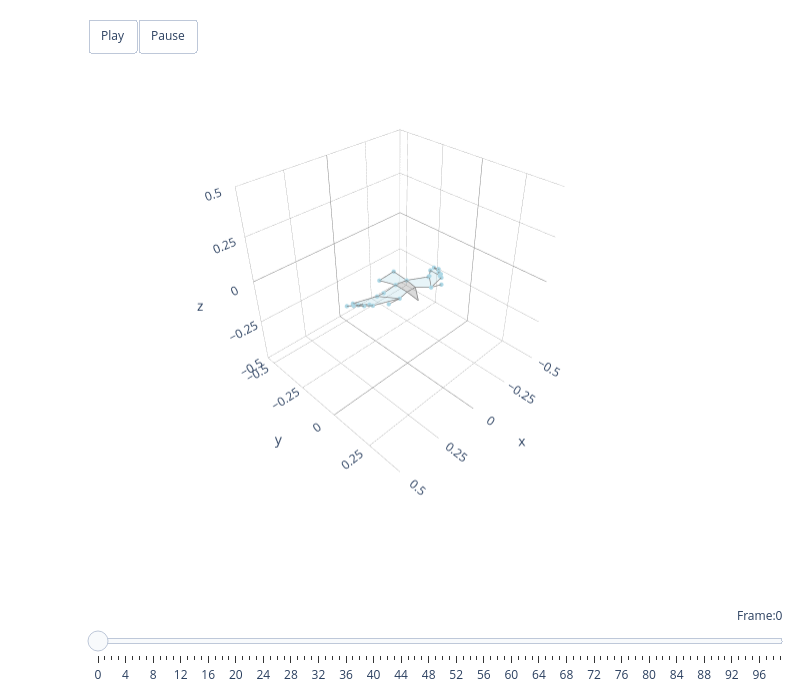

Notebook code for this chart:
### Code cell
animate_plotly(kestrel3d, motion_data[0:100])

### Figure 1 — Plotly figure (JSON) as saved in the notebook; plotly's stock layout.template omitted (floating-point values rounded to 4 significant figures)
{"data": [{"color": "grey", "hoverinfo": "none", "opacity": 0.3, "type": "mesh3d", "x": [0.0251, 0.005153, -0.03094], "y": [0.01586, 0.07145, 0.01692], "z": [-0.01085, -0.04264, -0.01163]}, {"hoverinfo": "none", "line": {"color": "grey", "width": 1.5}, "mode": "lines", "name": "", "type": "scatter3d", "x": [0.0251, 0.005153, -0.03094, 0.0251], "y": [0.01586, 0.07145, 0.01692, 0.01586], "z": [-0.01085, -0.04264, -0.01163, -0.01085]}, {"color": "grey", "hoverinfo": "none", "opacity": 0.3, "type": "mesh3d", "x": [0.0251, -0.03094, -0.03988, 0.01394], "y": [0.01586, 0.01692, -0.05061, -0.07323], "z": [-0.01085, -0.01163, -0.008017, -0.02023]}, {"hoverinfo": "none", "line": {"color": "grey", "width": 1.5}, "mode": "lines", "name": "", "type": "scatter3d", "x": [0.0251, -0.03094, -0.03988, 0.01394, 0.0251], "y": [0.01586, 0.01692, -0.05061, -0.07323, 0.01586], "z": [-0.01085, -0.01163, -0.008017, -0.02023, -0.01085]}, {"color": "lightblue", "hoverinfo": "none", "opacity": 0.3, "type": "mesh3d", "x": [0.01394, -0.03988, -0.07812, 0.01324], "y": [-0.07323, -0.05061, -0.1802, -0.1899], "z": [-0.02023, -0.008017, -0.03699, -0.05238]}, {"hoverinfo": "none", "line": {"color": "grey", "width": 1.5}, "mode": "lines", "name": "", "type": "scatter3d", "x": [0.01394, -0.03988, -0.07812, 0.01324, 0.01394], "y": [-0.07323, -0.05061, -0.1802, -0.1899, -0.07323], "z": [-0.02023, -0.008017, -0.03699, -0.05238, -0.02023]}, {"color": "lightblue", "hoverinfo": "none", "opacity": 0.3, "type": "mesh3d", "x": [0.0251, 0.0974, 0.1463, 0.1031, 0.01394, 0.0251, 0.0974], "y": [0.01586, 0.03881, -0.06243, -0.06246, -0.07323, 0.01586, 0.03881], "z": [-0.01085, 0.00144, -0.01416, -0.01731, -0.02023, -0.01085, 0.00144]}, {"hoverinfo": "none", "line": {"color": "grey", "width": 1.5}, "mode": "lines", "name": "", "type": "scatter3d", "x": [0.0251, 0.0974, 0.1463, 0.1031, 0.01394, 0.0251, 0.0974, 0.0251], "y": [0.01586, 0.03881, -0.06243, -0.06246, -0.07323, 0.01586, 0.03881, 0.01586], "z": [-0.01085, 0.00144, -0.01416, -0.01731, -0.02023, -0.01085, 0.00144, -0.01085]}, {"color": "lightblue", "hoverinfo": "none", "opacity": 0.3, "type": "mesh3d", "x": [-0.03094, -0.07259, -0.1574, -0.1436, -0.03988, -0.03094, -0.07259], "y": [0.01692, 0.08017, -0.008019, -0.001024, -0.05061, 0.01692, 0.08017], "z": [-0.01163, -0.0009968, -0.01955, -0.01406, -0.008017, -0.01163, -0.0009968]}, {"hoverinfo": "none", "line": {"color": "grey", "width": 1.5}, "mode": "lines", "name": "", "type": "scatter3d", "x": [-0.03094, -0.07259, -0.1574, -0.1436, -0.03988, -0.03094, -0.07259, -0.03094], "y": [0.01692, 0.08017, -0.008019, -0.001024, -0.05061, 0.01692, 0.08017, 0.01692], "z": [-0.01163, -0.0009968, -0.01955, -0.01406, -0.008017, -0.01163, -0.0009968, -0.01163]}, {"color": "lightblue", "hoverinfo": "none", "opacity": 0.3, "type": "mesh3d", "x": [-0.07259, -0.1885, -0.2138, -0.2441, -0.247, -0.2235, -0.1953, -0.219, -0.1574], "y": [0.08017, 0.04406, 0.01842, -0.02322, -0.05719, -0.004882, 0.02762, -0.05685, -0.008019], "z": [-0.0009968, -0.0186, -0.02218, -0.02609, -0.03437, -0.0248, -0.0191, -0.03787, -0.01955]}, {"hoverinfo": "none", "line": {"color": "grey", "width": 1.5}, "mode": "lines", "name": "", "type": "scatter3d", "x": [-0.07259, -0.1885, -0.2138, -0.2441, -0.247, -0.2235, -0.1953, -0.219, -0.1574, -0.07259], "y": [0.08017, 0.04406, 0.01842, -0.02322, -0.05719, -0.004882, 0.02762, -0.05685, -0.008019, 0.08017], "z": [-0.0009968, -0.0186, -0.02218, -0.02609, -0.03437, -0.0248, -0.0191, -0.03787, -0.01955, -0.0009968]}, {"color": "lightblue", "hoverinfo": "none", "opacity": 0.3, "type": "mesh3d", "x": [0.0974, 0.2176, 0.2466, 0.282, 0.2983, 0.2582, 0.2225, 0.2577, 0.1463], "y": [0.03881, -0.01397, -0.0411, -0.0728, -0.1013, -0.06821, -0.03128, -0.1071, -0.06243], "z": [0.00144, -0.003291, -0.004258, -0.00151, -0.009503, -0.008031, -0.004043, -0.02007, -0.01416]}, {"hoverinfo": "none", "line": {"color": "grey", "width": 1.5}, "mode": "lines", "name": "", "type": "scatter3d", "x": [0.0974, 0.2176, 0.2466, 0.282, 0.2983, 0.2582, 0.2225, 0.2577, 0.1463, 0.0974], "y": [0.03881, -0.01397, -0.0411, -0.0728, -0.1013, -0.06821, -0.03128, -0.1071, -0.06243, 0.03881], "z": [0.00144, -0.003291, -0.004258, -0.00151, -0.009503, -0.008031, -0.004043, -0.02007, -0.01416, 0.00144]}, {"color": "lightblue", "hoverinfo": "none", "opacity": 0.5, "type": "mesh3d", "x": [-0.07259, -0.1349], "y": [0.08017, 0.09084], "z": [-0.0009968, -0.01029]}, {"hoverinfo": "none", "line": {"color": "grey", "width": 1.5}, "mode": "lines", "name": "", "type": "scatter3d", "x": [-0.07259, -0.1349, -0.07259], "y": [0.08017, 0.09084, 0.08017], "z": [-0.0009968, -0.01029, -0.0009968]}, {"color": "lightblue", "hoverinfo": "none", "opacity": 0.5, "type": "mesh3d", "x": [0.0974, 0.1607], "y": [0.03881, 0.03177], "z": [0.00144, -0.0006357]}, {"hoverinfo": "none", "line": {"color": "grey", "width": 1.5}, "mode": "lines", "name": "", "type": "scatter3d", "x": [0.0974, 0.1607, 0.0974], "y": [0.03881, 0.03177, 0.03881], "z": [0.00144, -0.0006357, 0.00144]}, {"hoverinfo": "none", "marker": {"color": "lightblue", "opacity": 1, "size": 2.5}, "mode": "markers", "type": "scatter3d", "x": [-0.2441, 0.282, -0.2138, 0.2466, -0.1885, 0.2176, -0.247, 0.2983, -0.2235, 0.2582, -0.1953, 0.2225, -0.219, 0.2577, -0.1574, 0.1463, -0.1349, 0.1607, -0.07259, 0.0974, -0.1436, 0.1031, -0.03988, 0.01394, -0.07812, 0.01324], "y": [-0.02322, -0.0728, 0.01842, -0.0411, 0.04406, -0.01397, -0.05719, -0.1013, -0.004882, -0.06821, 0.02762, -0.03128, -0.05685, -0.1071, -0.008019, -0.06243, 0.09084, 0.03177, 0.08017, 0.03881, -0.001024, -0.06246, -0.05061, -0.07323, -0.1802, -0.1899], "z": [-0.02609, -0.00151, -0.02218, -0.004258, -0.0186, -0.003291, -0.03437, -0.009503, -0.0248, -0.008031, -0.0191, -0.004043, -0.03787, -0.02007, -0.01955, -0.01416, -0.01029, -0.0006357, -0.0009968, 0.00144, -0.01406, -0.01731, -0.008017, -0.02023, -0.03699, -0.05238]}], "layout": {"height": 700, "margin": {"b": 10, "l": 10, "r": 10, "t": 10}, "scene": {"aspectmode": "cube", "aspectratio": {"x": 1, "y": 1, "z": 1}, "camera": {"eye": {"x": 1.5, "y": 1.5, "z": 1.5}, "up": {"x": 0, "y": 0, "z": 1}}, "domain": {"x": [0, 1], "y": [0.1, 1]}, "xaxis": {"backgroundcolor": "white", "dtick": 0.25, "gridcolor": "grey", "gridwidth": 0.5, "range": [-0.5, 0.5], "showbackground": true, "zerolinecolor": "grey"}, "yaxis": {"backgroundcolor": "white", "dtick": 0.25, "gridcolor": "grey", "gridwidth": 0.5, "range": [-0.5564, 0.4436], "showbackground": true, "zerolinecolor": "grey"}, "zaxis": {"backgroundcolor": "white", "dtick": 0.25, "gridcolor": "grey", "gridwidth": 0.5, "range": [-0.5, 0.5], "showbackground": true, "zerolinecolor": "grey"}}, "showlegend": false, "sliders": [{"active": 0, "currentvalue": {"font": {"size": 12}, "prefix": "Frame:", "visible": true, "xanchor": "right"}, "len": 0.9, "pad": {"b": 10, "t": 50}, "steps": [{"args": [[0], {"frame": {"duration": 300, "redraw": true}, "mode": "immediate", "transition": {"duration": 300}}], "label": "0", "method": "animate"}, {"args": [[1], {"frame": {"duration": 300, "redraw": true}, "mode": "immediate", "transition": {"duration": 300}}], "label": "1", "method": "animate"}, {"args": [[2], {"frame": {"duration": 300, "redraw": true}, "mode": "immediate", "transition": {"duration": 300}}], "label": "2", "method": "animate"}, {"args": [[3], {"frame": {"duration": 300, "redraw": true}, "mode": "immediate", "transition": {"duration": 300}}], "label": "3", "method": "animate"}, {"args": [[4], {"frame": {"duration": 300, "redraw": true}, "mode": "immediate", "transition": {"duration": 300}}], "label": "4", "method": "animate"}, {"args": [[5], {"frame": {"duration": 300, "redraw": true}, "mode": "immediate", "transition": {"duration": 300}}], "label": "5", "method": "animate"}, {"args": [[6], {"frame": {"duration": 300, "redraw": true}, "mode": "immediate", "transition": {"duration": 300}}], "label": "6", "method": "animate"}, {"args": [[7], {"frame": {"duration": 300, "redraw": true}, "mode": "immediate", "transition": {"duration": 300}}], "label": "7", "method": "animate"}, {"args": [[8], {"frame": {"duration": 300, "redraw": true}, "mode": "immediate", "transition": {"duration": 300}}], "label": "8", "method": "animate"}, {"args": [[9], {"frame": {"duration": 300, "redraw": true}, "mode": "immediate", "transition": {"duration": 300}}], "label": "9", "method": "animate"}, {"args": [[10], {"frame": {"duration": 300, "redraw": true}, "mode": "immediate", "transition": {"duration": 300}}], "label": "10", "method": "animate"}, {"args": [[11], {"frame": {"duration": 300, "redraw": true}, "mode": "immediate", "transition": {"duration": 300}}], "label": "11", "method": "animate"}, {"args": [[12], {"frame": {"duration": 300, "redraw": true}, "mode": "immediate", "transition": {"duration": 300}}], "label": "12", "method": "animate"}, {"args": [[13], {"frame": {"duration": 300, "redraw": true}, "mode": "immediate", "transition": {"duration": 300}}], "label": "13", "method": "animate"}, {"args": [[14], {"frame": {"duration": 300, "redraw": true}, "mode": "immediate", "transition": {"duration": 300}}], "label": "14", "method": "animate"}, {"args": [[15], {"frame": {"duration": 300, "redraw": true}, "mode": "immediate", "transition": {"duration": 300}}], "label": "15", "method": "animate"}, {"args": [[16], {"frame": {"duration": 300, "redraw": true}, "mode": "immediate", "transition": {"duration": 300}}], "label": "16", "method": "animate"}, {"args": [[17], {"frame": {"duration": 300, "redraw": true}, "mode": "immediate", "transition": {"duration": 300}}], "label": "17", "method": "animate"}, {"args": [[18], {"frame": {"duration": 300, "redraw": true}, "mode": "immediate", "transition": {"duration": 300}}], "label": "18", "method": "animate"}, {"args": [[19], {"frame": {"duration": 300, "redraw": true}, "mode": "immediate", "transition": {"duration": 300}}], "label": "19", "method": "animate"}, {"args": [[20], {"frame": {"duration": 300, "redraw": true}, "mode": "immediate", "transition": {"duration": 300}}], "label": "20", "method": "animate"}, {"args": [[21], {"frame": {"duration": 300, "redraw": true}, "mode": "immediate", "transition": {"duration": 300}}], "label": "21", "method": "animate"}, {"args": [[22], {"frame": {"duration": 300, "redraw": true}, "mode": "immediate", "transition": {"duration": 300}}], "label": "22", "method": "animate"}, {"args": [[23], {"frame": {"duration": 300, "redraw": true}, "mode": "immediate", "transition": {"duration": 300}}], "label": "23", "method": "animate"}, {"args": [[24], {"frame": {"duration": 300, "redraw": true}, "mode": "immediate", "transition": {"duration": 300}}], "label": "24", "method": "animate"}, {"args": [[25], {"frame": {"duration": 300, "redraw": true}, "mode": "immediate", "transition": {"duration": 300}}], "label": "25", "method": "animate"}, {"args": [[26], {"frame": {"duration": 300, "redraw": true}, "mode": "immediate", "transition": {"duration": 300}}], "label": "26", "method": "animate"}, {"args": [[27], {"frame": {"duration": 300, "redraw": true}, "mode": "immediate", "transition": {"duration": 300}}], "label": "27", "method": "animate"}, {"args": [[28], {"frame": {"duration": 300, "redraw": true}, "mode": "immediate", "transition": {"duration": 300}}], "label": "28", "method": "animate"}, {"args": [[29], {"frame": {"duration": 300, "redraw": true}, "mode": "immediate", "transition": {"duration": 300}}], "label": "29", "method": "animate"}, {"args": [[30], {"frame": {"duration": 300, "redraw": true}, "mode": "immediate", "transition": {"duration": 300}}], "label": "30", "method": "animate"}, {"args": [[31], {"frame": {"duration": 300, "redraw": true}, "mode": "immediate", "transition": {"duration": 300}}], "label": "31", "method": "animate"}, {"args": [[32], {"frame": {"duration": 300, "redraw": true}, "mode": "immediate", "transition": {"duration": 300}}], "label": "32", "method": "animate"}, {"args": [[33], {"frame": {"duration": 300, "redraw": true}, "mode": "immediate", "transition": {"duration": 300}}], "label": "33", "method": "animate"}, {"args": [[34], {"frame": {"duration": 300, "redraw": true}, "mode": "immediate", "transition": {"duration": 300}}], "label": "34", "method": "animate"}, {"args": [[35], {"frame": {"duration": 300, "redraw": true}, "mode": "immediate", "transition": {"duration": 300}}], "label": "35", "method": "animate"}, {"args": [[36], {"frame": {"duration": 300, "redraw": true}, "mode": "immediate", "transition": {"duration": 300}}], "label": "36", "method": "animate"}, {"args": [[37], {"frame": {"duration": 300, "redraw": true}, "mode": "immediate", "transition": {"duration": 300}}], "label": "37", "method": "animate"}, {"args": [[38], {"frame": {"duration": 300, "redraw": true}, "mode": "immediate", "transition": {"duration": 300}}], "label": "38", "method": "animate"}, {"args": [[39], {"frame": {"duration": 300, "redraw": true}, "mode": "immediate", "transition": {"duration": 300}}], "label": "39", "method": "animate"}, {"args": [[40], {"frame": {"duration": 300, "redraw": true}, "mode": "immediate", "transition": {"duration": 300}}], "label": "40", "method": "animate"}, {"args": [[41], {"frame": {"duration": 300, "redraw": true}, "mode": "immediate", "transition": {"duration": 300}}], "label": "41", "method": "animate"}, {"args": [[42], {"frame": {"duration": 300, "redraw": true}, "mode": "immediate", "transition": {"duration": 300}}], "label": "42", "method": "animate"}, {"args": [[43], {"frame": {"duration": 300, "redraw": true}, "mode": "immediate", "transition": {"duration": 300}}], "label": "43", "method": "animate"}, {"args": [[44], {"frame": {"duration": 300, "redraw": true}, "mode": "immediate", "transition": {"duration": 300}}], "label": "44", "method": "animate"}, {"args": [[45], {"frame": {"duration": 300, "redraw": true}, "mode": "immediate", "transition": {"duration": 300}}], "label": "45", "method": "animate"}, {"args": [[46], {"frame": {"duration": 300, "redraw": true}, "mode": "immediate", "transition": {"duration": 300}}], "label": "46", "method": "animate"}, {"args": [[47], {"frame": {"duration": 300, "redraw": true}, "mode": "immediate", "transition": {"duration": 300}}], "label": "47", "method": "animate"}, {"args": [[48], {"frame": {"duration": 300, "redraw": true}, "mode": "immediate", "transition": {"duration": 300}}], "label": "48", "method": "animate"}, {"args": [[49], {"frame": {"duration": 300, "redraw": true}, "mode": "immediate", "transition": {"duration": 300}}], "label": "49", "method": "animate"}, {"args": [[50], {"frame": {"duration": 300, "redraw": true}, "mode": "immediate", "transition": {"duration": 300}}], "label": "50", "method": "animate"}, {"args": [[51], {"frame": {"duration": 300, "redraw": true}, "mode": "immediate", "transition": {"duration": 300}}], "label": "51", "method": "animate"}, {"args": [[52], {"frame": {"duration": 300, "redraw": true}, "mode": "immediate", "transition": {"duration": 300}}], "label": "52", "method": "animate"}, {"args": [[53], {"frame": {"duration": 300, "redraw": true}, "mode": "immediate", "transition": {"duration": 300}}], "label": "53", "method": "animate"}, {"args": [[54], {"frame": {"duration": 300, "redraw": true}, "mode": "immediate", "transition": {"duration": 300}}], "label": "54", "method": "animate"}, {"args": [[55], {"frame": {"duration": 300, "redraw": true}, "mode": "immediate", "transition": {"duration": 300}}], "label": "55", "method": "animate"}, {"args": [[56], {"frame": {"duration": 300, "redraw": true}, "mode": "immediate", "transition": {"duration": 300}}], "label": "56", "method": "animate"}, {"args": [[57], {"frame": {"duration": 300, "redraw": true}, "mode": "immediate", "transition": {"duration": 300}}], "label": "57", "method": "animate"}, {"args": [[58], {"frame": {"duration": 300, "redraw": true}, "mode": "immediate", "transition": {"duration": 300}}], "label": "58", "method": "animate"}, {"args": [[59], {"frame": {"duration": 300, "redraw": true}, "mode": "immediate", "transition": {"duration": 300}}], "label": "59", "method": "animate"}, {"args": [[60], {"frame": {"duration": 300, "redraw": true}, "mode": "immediate", "transition": {"duration": 300}}], "label": "60", "method": "animate"}, {"args": [[61], {"frame": {"duration": 300, "redraw": true}, "mode": "immediate", "transition": {"duration": 300}}], "label": "61", "method": "animate"}, {"args": [[62], {"frame": {"duration": 300, "redraw": true}, "mode": "immediate", "transition": {"duration": 300}}], "label": "62", "method": "animate"}, {"args": [[63], {"frame": {"duration": 300, "redraw": true}, "mode": "immediate", "transition": {"duration": 300}}], "label": "63", "method": "animate"}, {"args": [[64], {"frame": {"duration": 300, "redraw": true}, "mode": "immediate", "transition": {"duration": 300}}], "label": "64", "method": "animate"}, {"args": [[65], {"frame": {"duration": 300, "redraw": true}, "mode": "immediate", "transition": {"duration": 300}}], "label": "65", "method": "animate"}, {"args": [[66], {"frame": {"duration": 300, "redraw": true}, "mode": "immediate", "transition": {"duration": 300}}], "label": "66", "method": "animate"}, {"args": [[67], {"frame": {"duration": 300, "redraw": true}, "mode": "immediate", "transition": {"duration": 300}}], "label": "67", "method": "animate"}, {"args": [[68], {"frame": {"duration": 300, "redraw": true}, "mode": "immediate", "transition": {"duration": 300}}], "label": "68", "method": "animate"}, {"args": [[69], {"frame": {"duration": 300, "redraw": true}, "mode": "immediate", "transition": {"duration": 300}}], "label": "69", "method": "animate"}, {"args": [[70], {"frame": {"duration": 300, "redraw": true}, "mode": "immediate", "transition": {"duration": 300}}], "label": "70", "method": "animate"}, {"args": [[71], {"frame": {"duration": 300, "redraw": true}, "mode": "immediate", "transition": {"duration": 300}}], "label": "71", "method": "animate"}, {"args": [[72], {"frame": {"duration": 300, "redraw": true}, "mode": "immediate", "transition": {"duration": 300}}], "label": "72", "method": "animate"}, {"args": [[73], {"frame": {"duration": 300, "redraw": true}, "mode": "immediate", "transition": {"duration": 300}}], "label": "73", "method": "animate"}, {"args": [[74], {"frame": {"duration": 300, "redraw": true}, "mode": "immediate", "transition": {"duration": 300}}], "label": "74", "method": "animate"}, {"args": [[75], {"frame": {"duration": 300, "redraw": true}, "mode": "immediate", "transition": {"duration": 300}}], "label": "75", "method": "animate"}, {"args": [[76], {"frame": {"duration": 300, "redraw": true}, "mode": "immediate", "transition": {"duration": 300}}], "label": "76", "method": "animate"}, {"args": [[77], {"frame": {"duration": 300, "redraw": true}, "mode": "immediate", "transition": {"duration": 300}}], "label": "77", "method": "animate"}, {"args": [[78], {"frame": {"duration": 300, "redraw": true}, "mode": "immediate", "transition": {"duration": 300}}], "label": "78", "method": "animate"}, {"args": [[79], {"frame": {"duration": 300, "redraw": true}, "mode": "immediate", "transition": {"duration": 300}}], "label": "79", "method": "animate"}, {"args": [[80], {"frame": {"duration": 300, "redraw": true}, "mode": "immediate", "transition": {"duration": 300}}], "label": "80", "method": "animate"}, {"args": [[81], {"frame": {"duration": 300, "redraw": true}, "mode": "immediate", "transition": {"duration": 300}}], "label": "81", "method": "animate"}, {"args": [[82], {"frame": {"duration": 300, "redraw": true}, "mode": "immediate", "transition": {"duration": 300}}], "label": "82", "method": "animate"}, {"args": [[83], {"frame": {"duration": 300, "redraw": true}, "mode": "immediate", "transition": {"duration": 300}}], "label": "83", "method": "animate"}, {"args": [[84], {"frame": {"duration": 300, "redraw": true}, "mode": "immediate", "transition": {"duration": 300}}], "label": "84", "method": "animate"}, {"args": [[85], {"frame": {"duration": 300, "redraw": true}, "mode": "immediate", "transition": {"duration": 300}}], "label": "85", "method": "animate"}, {"args": [[86], {"frame": {"duration": 300, "redraw": true}, "mode": "immediate", "transition": {"duration": 300}}], "label": "86", "method": "animate"}, {"args": [[87], {"frame": {"duration": 300, "redraw": true}, "mode": "immediate", "transition": {"duration": 300}}], "label": "87", "method": "animate"}, {"args": [[88], {"frame": {"duration": 300, "redraw": true}, "mode": "immediate", "transition": {"duration": 300}}], "label": "88", "method": "animate"}, {"args": [[89], {"frame": {"duration": 300, "redraw": true}, "mode": "immediate", "transition": {"duration": 300}}], "label": "89", "method": "animate"}, {"args": [[90], {"frame": {"duration": 300, "redraw": true}, "mode": "immediate", "transition": {"duration": 300}}], "label": "90", "method": "animate"}, {"args": [[91], {"frame": {"duration": 300, "redraw": true}, "mode": "immediate", "transition": {"duration": 300}}], "label": "91", "method": "animate"}, {"args": [[92], {"frame": {"duration": 300, "redraw": true}, "mode": "immediate", "transition": {"duration": 300}}], "label": "92", "method": "animate"}, {"args": [[93], {"frame": {"duration": 300, "redraw": true}, "mode": "immediate", "transition": {"duration": 300}}], "label": "93", "method": "animate"}, {"args": [[94], {"frame": {"duration": 300, "redraw": true}, "mode": "immediate", "transition": {"duration": 300}}], "label": "94", "method": "animate"}, {"args": [[95], {"frame": {"duration": 300, "redraw": true}, "mode": "immediate", "transition": {"duration": 300}}], "label": "95", "method": "animate"}, {"args": [[96], {"frame": {"duration": 300, "redraw": true}, "mode": "immediate", "transition": {"duration": 300}}], "label": "96", "method": "animate"}, {"args": [[97], {"frame": {"duration": 300, "redraw": true}, "mode": "immediate", "transition": {"duration": 300}}], "label": "97", "method": "animate"}, {"args": [[98], {"frame": {"duration": 300, "redraw": true}, "mode": "immediate", "transition": {"duration": 300}}], "label": "98", "method": "animate"}, {"args": [[99], {"frame": {"duration": 300, "redraw": true}, "mode": "immediate", "transition": {"duration": 300}}], "label": "99", "method": "animate"}], "transition": {"duration": 300, "easing": "cubic-in-out"}, "x": 0.1, "xanchor": "left", "y": 0, "yanchor": "top"}], "updatemenus": [{"buttons": [{"args": [null, {"frame": {"duration": 100, "redraw": true}, "mode": "immediate"}], "label": "Play", "method": "animate"}, {"args": [[null], {"frame": {"duration": 0, "redraw": true}, "mode": "immediate"}], "label": "Pause", "method": "animate"}], "direction": "left", "pad": {"r": 10, "t": 10}, "showactive": false, "type": "buttons", "x": 0.1, "xanchor": "left", "y": 1.1, "yanchor": "top"}], "width": 800}}
